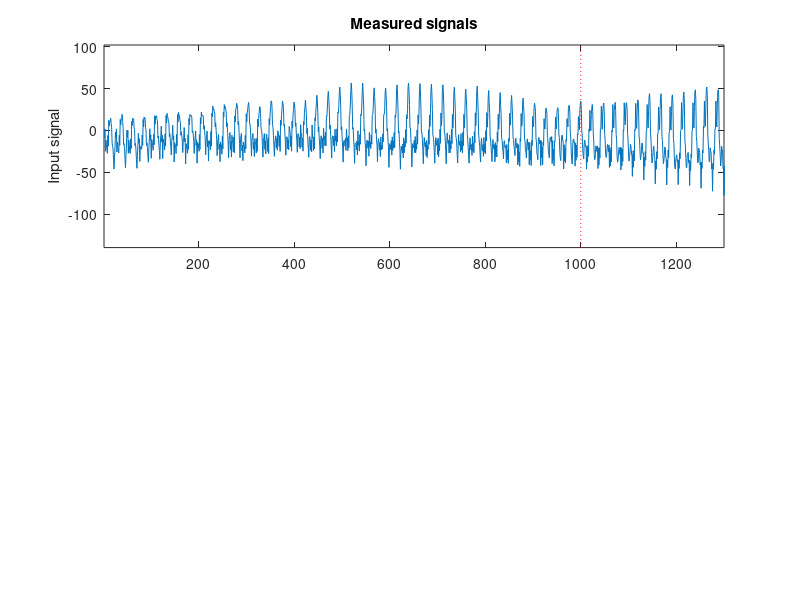

MATLAB code for this plot: (Note: this script raises an error after producing the figure.)
%
% Time series analysis
% Lund University
%
% Example code 15: Predicting a BJ model.
%
% Note that Matlab uses a slightly different notation for the BJ model as
% compared to that used in the course. In Matlab's notation:
%
%   A(z) y(t) = [B(z)/F(z)] u(t) + [C(z)/D(z)] e(t)
%
% This means that:
%   A(z) = 1,       B(z) = B(z),    F(z) = A2(z)
%   C(z) = C1(z),   D(z) = A1(z)
%
% Reference: 
%   "An Introduction to Time Series Modeling", 4th ed, by Andreas Jakobsson
%   Studentlitteratur, 2021
%
clear; clc;
close all;
addpath('../functions', '../data')              % Add this line to update the path
rng(1)                                          % Set the seed (just done for the lecture!)

extraN   = 1000;                                % Lets check again why we do this; try removing this.
N        = 1300;
noLags   = 30;
modelLim = 1000;                                % Determine where the validation data starts.

% Simulate some process.
sX = 24;
A1 = [ 1 -1.8 0.82 ];
C1 = [ 1 0 -0.8 ];
A3 = conv( [ 1 zeros(1,sX-1) -1 ], [ 1 -0.4 ] );
C3 = [ 1 0.8 2.1 ];   
B  = [ 1.2 ];
A2 = 1;

% Generate the noise and the input signals.
z = filter( C1, A1, randn(N+extraN, 1) );       % This is the noise model.
x = filter( C3, A3, randn(N+extraN, 1) );       % This is the input signal.

% Form the output using the filtered input. Remove the initial samples.
y = filter( B, A2, x ) + z;
y = y(extraN:end);
x = x(extraN:end);
xM = x(1:modelLim);                             % Extract model data.
yM = y(1:modelLim);

% Examine the data.
figure; 
subplot(211); 
plot( x );
line( [modelLim modelLim], [-1e6 1e6 ], 'Color','red','LineStyle',':' )
axis([1 N min(x)*1.8 max(x)*1.8])
ylabel('Input signal')
title('Measured signals')
legend('Input signal', 'Prediction starts','Location','SW')
subplot(212); 
plot( y ); 
line( [modelLim modelLim], [-1e6 1e6 ], 'Color','red','LineStyle',':' )
axis([1 N min(y)*1.5 max(y)*1.5])
ylabel('Output signal')
xlabel('Time')
legend('Output signal', 'Prediction starts','Location','SW')


%%%%%%%%%%%%%%%%%%%%%%%%%%%%%%%%%%%%%%%%%%%%%%%%%%%%%%%%%%%%%%%%%%%%%%%%%%%
%% Create a model for the input.
plotACFnPACF( xM, noLags, 'Input, x_t' );


%% There seems to be a strong periodicity at 24, suggesting that a differentiation might help.
diff_xM = filter([ 1 zeros(1,sX-1) -1 ], 1, xM);   diff_xM = diff_xM(sX+1:end);
plotACFnPACF( diff_xM, noLags, sprintf('Differentiated input, \\nabla_{%i} x_t', sX) );


%% Lets try add a1.
estimateARMA( diff_xM, [ 1 1 ], [ 1 ], 'Differentiated input, version 2', noLags );


%% We need c3, and perhaps c2?
estimateARMA( diff_xM, [ 1 1 ], [1 0 0 1], 'Differentiated input, version 3', noLags );


%% Ok, add c2 too... Maybe an a2 term as well...
% Good, now it is white and all coefficients are significant.
inputModel = estimateARMA( diff_xM, [ 1 1 1 ], [1 0 1 1], 'Differentiated input, version 4', noLags );


%%%%%%%%%%%%%%%%%%%%%%%%%%%%%%%%%%%%%%%%%%%%%%%%%%%%%%%%%%%%%%%%%%%%%%%%%%%
%% Create the BJ model.
inputModel.A = conv([1 zeros(1, sX-1) -1], inputModel.A);   % Add the differentiation to the model.
ex = filter( inputModel.A, inputModel.C, xM );              % Lets look at the residaual

figure
plot( ex )                                                  % As there are lots of roots on the unit circle, the ringing lasts longer than expected!
ylabel('Pre-filtered input signal')
xlabel('Time')
title('Prolonged ringing due to root on the unit circle')


%% Lets remove some additional samples just to be safe...
ey = filter( inputModel.A, inputModel.C, yM );   
ex = ex(length(inputModel.A)+30:end );                      % Remove some more samples given the ringing (this is much more than needed).
ey = ey(length(inputModel.A)+30:end );
var_ex = var(ex);

figure;
[Cxy,lags] = xcorr( ey, ex, noLags, 'coeff' );
stem( lags, Cxy )
hold on
condInt = 2*ones(1,length(lags))./sqrt( length(ey) );
plot( lags, condInt,'r--' )
plot( lags, -condInt,'r--' )
hold off
xlabel('Lag')
ylabel('Amplitude')
title('Crosscorrelation between filtered in- and output')
% Seems like we only need b0.


%% Lets form an initial model.
% The function call is estimateBJ( y, x, C1, A1, B, A2, titleStr, noLags )
estimateBJ( yM, xM, [1], [1], [1], [1], 'BJ model 1', noLags );


%% Lets try to add a1 and a2
estimateBJ( yM, xM, [1], [1 1 1], [1], [1], 'BJ model 2', noLags );


%% Better... Maybe add a c2 term?
% Yes, now it is white.
[ foundModel, ey, ~, pacfEst ] = estimateBJ( yM, xM, [1 0 1], [1 1 1], [1], [1], 'BJ model 3', noLags );
var_ey = var(ey);


%% We now have a white residual; can we trust the Monti test?
checkIfNormal( pacfEst(2:end), 'PACF' );



%%%%%%%%%%%%%%%%%%%%%%%%%%%%%%%%%%%%%%%%%%%%%%%%%%%%%%%%%%%%%%%%%%%%%%%%%%
%% Lets predict the input first.
k = 4;
[Fx, Gx] = polydiv( inputModel.C, inputModel.A, k )
xhatk = filter(Gx, inputModel.C, x);
 
figure
plot([x xhatk] )
line( [modelLim modelLim], [-1e6 1e6 ], 'Color','red','LineStyle',':' )
legend('Input signal', 'Predicted input', 'Prediction starts')
title( sprintf('Predicted input signal, x_{t+%i|t}', k) )
axis([1 N min(x)*1.5 max(x)*1.5])

std_xk = sqrt( sum( Fx.^2 )*var_ex );
fprintf( 'The theoretical std of the %i-step prediction error is %4.2f.\n', k, std_xk)


%% Form the residual. Is it behaving as expected? Recall, no shift here!
ehat = x - xhatk;
ehat = ehat(modelLim:end);

figure
acf( ehat, noLags, 0.05, 1 );
title( sprintf('ACF of the %i-step input prediction residual', k) )
fprintf('This is a %i-step prediction. Ideally, the residual should be an MA(%i) process.\n', k, k-1)
checkIfWhite( ehat );
pacfEst = pacf( ehat, noLags, 0.05 );
checkIfNormal( pacfEst(k+1:end), 'PACF' );



%%%%%%%%%%%%%%%%%%%%%%%%%%%%%%%%%%%%%%%%%%%%%%%%%%%%%%%%%%%%%%%%%%%%%%%%%%
%% Proceed to predict the data using the predicted input.
% Form the BJ prediction polynomials. In our notation, these are
%   A1 = foundModel.D
%   C1 = foundModel.C
%   A2 = foundModel.F
% 
% The KA, KB, and KC polynomials are formed as:
%   KA = conv( A1, A2 );
%   KB = conv( A1, B );
%   KC = conv( A2, C1 );
%
KA = conv( foundModel.D, foundModel.F );
KB = conv( foundModel.D, foundModel.B );
KC = conv( foundModel.F, foundModel.C );

% Form the ARMA prediction for y_t (note that this is not the same G
% polynomial as we computed above (that was for x_t, this is for y_t).
[Fy, Gy] = polydiv( foundModel.C, foundModel.D, k );

% Compute the \hat\hat{F} and \hat\hat{G} polynomials.
[Fhh, Ghh] = polydiv( conv(Fy, KB), KC, k );

% Form the predicted output signal using the predicted input signal.
yhatk  = filter(Fhh, 1, xhatk) + filter(Ghh, KC, x) + filter(Gy, KC, y);

% A very common error is to forget to add the predicted inputs. Lets try
% that to see what happens.
% yhatk  = filter(Ghh, KC, x) + filter(Gy, KC, y);

figure
plot([y yhatk] )
line( [modelLim modelLim], [-1e6 1e6 ], 'Color','red','LineStyle',':' )
legend('Output signal', 'Predicted output', 'Prediction starts')
title( sprintf('Predicted output signal, y_{t+%i|t}', k) )
axis([1 N min(y)*1.5 max(y)*1.5])


%% What does the ACF look like - what should it look like?
ehat = y - yhatk;
ehat = ehat(modelLim:end);

figure
acf( ehat, noLags, 0.05, 1 );
title( sprintf('ACF of the %i-step output prediction residual', k) )
checkIfWhite( ehat );
pacfEst = pacf( ehat, noLags, 0.05 );
checkIfNormal( pacfEst(k+1:end), 'PACF' );
